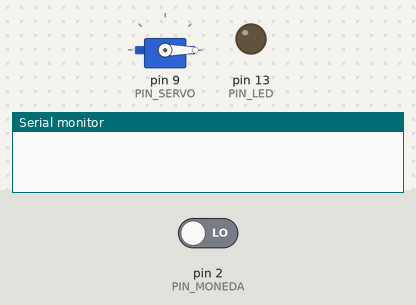
Recording of a sketch running on a simulated Arduino Uno, built with avr-gcc and run on an emulated ATmega328P. On the bench: servo, output pins drawn as LEDs (lit = HIGH), the last lines printed to the serial monitor. Inputs (shaded band) come from the test bench; at power-on: pin 2 (PIN_MONEDA) LOW.

Above: at 1.2 s.
1.3 s: pin 2 (PIN_MONEDA) driven HIGH
At 2.1 s:
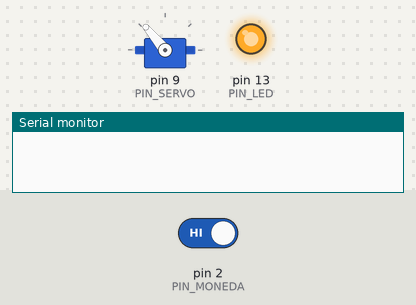
At 3.1 s:
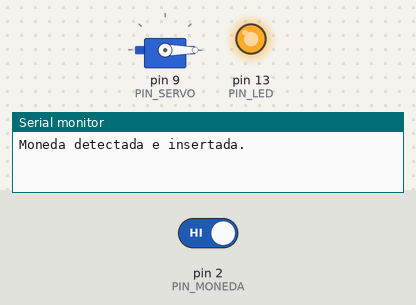
Timing chart, 0 to 4.8 s (numbered marks = the images above; inputs shaded):
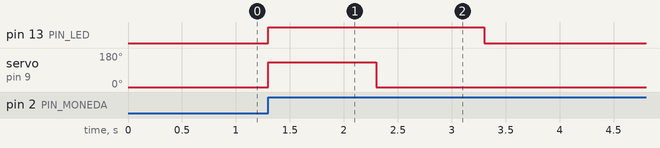

Measured:
- after the input at 1.3 s, pin 13 (PIN_LED): LOW → HIGH at once, → LOW 2.0 s later; servo on pin 9 (PIN_SERVO): 0° → 130° at once, → 0° 1.0 s later

The sketch:

coin_acceptor_arduino_r1_servo.ino
```cpp
#include <Servo.h>  // Incluye la biblioteca Servo

// Definición de constantes para pines y configuraciones
const int PIN_MONEDA = 2;  // Pin digital para la entrada de señal de moneda
const int PIN_LED = 13;    // Pin digital para el LED indicador
const int PIN_SERVO = 9;   // Pin digital para el servo motor

Servo miServo;  // Crea un objeto servo para controlar el servo motor

// Variables volátiles para el manejo de interrupciones
volatile int conteoPulsos = 0;  // Contador de pulsos de interrupción
volatile bool monedaInsertada = false;  // Bandera de inserción de moneda

// Configuración inicial del programa
void setup() {
  // Inicialización del puerto serial a 9600 baudios
  Serial.begin(9600);

  // Configuración del pin del LED como salida
  pinMode(PIN_LED, OUTPUT);

  // Configuración del pin del servo motor como salida
  miServo.attach(PIN_SERVO);

  // Establece la posición inicial del servo en 0 grados
  miServo.write(0);

  // Configuración de la interrupción para el pin de la moneda
  attachInterrupt(digitalPinToInterrupt(PIN_MONEDA), interrupcionMoneda, RISING);
}

// Función principal del programa
void loop() {
  // Verifica si se ha insertado una moneda
  if (monedaInsertada) {
    // Reinicia la bandera de inserción de moneda
    monedaInsertada = false;

    // Activa el LED indicador
    digitalWrite(PIN_LED, HIGH);

    // Mueve el servo motor 130 grados
    miServo.write(130);

    // Espera 1 segundo
    delay(1000);

    // Regresa el servo motor a su posición inicial
    miServo.write(0);

    // Envía un mensaje al puerto serial
    Serial.println("Moneda detectada e insertada.");

    // Espera 1 segundo
    delay(1000);

    // Reinicia el contador de pulsos
    conteoPulsos = 0;
  } else {
    // Desactiva el LED indicador si no se ha insertado una moneda
    digitalWrite(PIN_LED, LOW);
  }
}

// Función de interrupción para detectar los pulsos de la moneda
void interrupcionMoneda() {
  // Incrementa el contador de pulsos
  conteoPulsos++;

  // Establece la bandera de inserción de moneda
  monedaInsertada = true;
}
```
